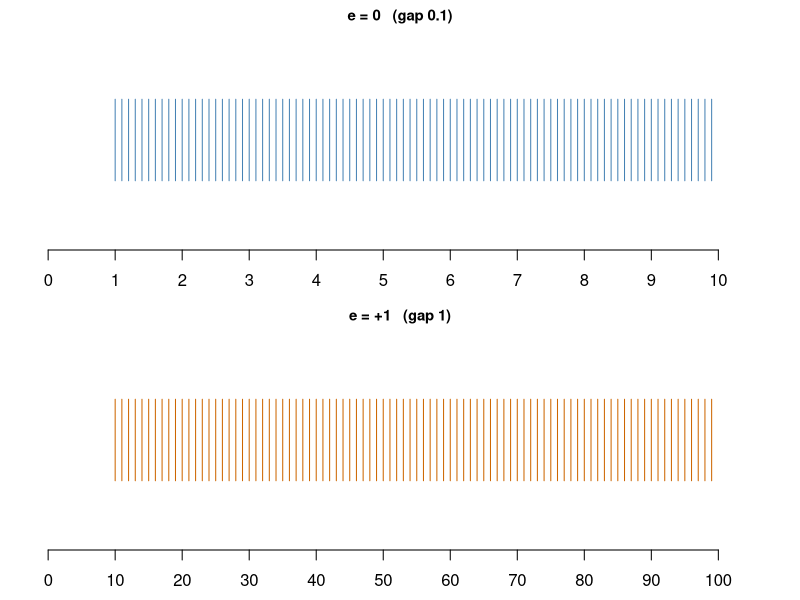

This figure's R source:
## ---- chunk 1
.Machine$integer.max
.Machine$integer.max + 1L    # NA, with a warning
## ---- chunk 2
50000L * 50000L   # integer * integer overflows
50000 * 50000      # double: fine
## ---- chunk 3
#| echo: false
#| fig-width: 8
#| fig-height: 3.2
par(mfrow = c(2, 1), mar = c(2.5, 1, 1.5, 1))
m0 <- (10:99) / 10; m1 <- 10:99
plot(NA, xlim = c(0, 10.5), ylim = c(0, 1), axes = FALSE, xlab = "", ylab = "",
     main = "e = 0   (gap 0.1)", cex.main = 0.9)
segments(m0, 0.3, m0, 0.7, col = "steelblue"); axis(1, at = 0:10)
plot(NA, xlim = c(0, 105), ylim = c(0, 1), axes = FALSE, xlab = "", ylab = "",
     main = "e = +1   (gap 1)", cex.main = 0.9)
segments(m1, 0.3, m1, 0.7, col = "darkorange3"); axis(1, at = seq(0, 100, 10))
## ---- chunk 4
.Machine$double.xmax
2^1024
## ---- chunk 5
.Machine$double.xmin
2^-1075
## ---- chunk 6
#| code-fold: false
.Machine$double.eps      # 2^-52
1 + 1e-16 == 1
2^53 + 1 == 2^53          # gap is now 2: the +1 is lost
## ---- chunk 7
A <- 1; B <- pnorm(10); true_b = pnorm(10, lower.tail = FALSE)
c(B = B, `A - B` = A - B, "True b" = true_b)             # B already rounded to exactly 1
## ---- chunk 8
x <- c(1, rep(1e-16, 1e4))
s <- 0; for (v in x) s <- s + v      # naive loop
c(loop = s - 1, sorted = sum(sort(x)) - 1, exact = 1e-12)
## ---- chunk 9
kahan_sum <- function(x) {
  s <- 0; c <- 0                       # c holds the running roundoff error
  for (v in x) { y <- v - c; t <- s + y; c <- (t - s) - y; s <- t }
  s
}
c(kahan = kahan_sum(x) - 1, builtin = sum(x) - 1, exact = 1e-12)
## ---- chunk 10
taylor_exp <- function(x, K = 100) sum(x^(0:K) / factorial(0:K))
c(naive = taylor_exp(-20), reciprocal = 1 / taylor_exp(20), true = exp(-20))
## ---- chunk 11
x <- c(1, 2, 3) + 1e8
c(one_pass = sum(x^2) - sum(x)^2 / 3, two_pass = sum((x - mean(x))^2))
## ---- chunk 12
var1 <- function(x) { n <- length(x); (sum(x^2) - sum(x)^2 / n) / (n - 1) }
M <- 10^(0:10)
t(sapply(M, function(m) { x <- c(1, 2, 3) + m; c(M = m, one_pass = var1(x)) }))
## ---- chunk 13
var_shifted <- function(x) { n <- length(x); d <- x - x[1]; (sum(d^2) - sum(d)^2 / n) / (n - 1) }
var_welford <- function(x) {
  m <- 0; S <- 0
  for (k in seq_along(x)) { m_old <- m; m <- m + (x[k] - m) / k; S <- S + (x[k] - m_old) * (x[k] - m) }
  S / (length(x) - 1)
}
x <- c(1, 2, 3) + 1e10
c(one_pass = var1(x), shifted = var_shifted(x), welford = var_welford(x))
## ---- chunk 14
x <- 1000
c(naive = exp(x) / (1 + exp(x)), stable = 1 / (1 + exp(-x)))
## ---- chunk 15
c(direct = 2^2000 / 2^2001, log_scale = exp(2000 * log(2) - 2001 * log(2)))
## ---- chunk 16
log_sum_exp <- function(l) { m <- max(l); m + log(sum(exp(l - m))) }
c(direct = log(sum(exp(c(2000, 2001, 2002)))), lse = log_sum_exp(c(2000, 2001, 2002)))
## ---- chunk 17
log_diff_exp <- function(lx, ly) lx + log1p(-exp(ly - lx))   # requires lx >= ly
log_diff_exp(2020, 2000)
## ---- chunk 18
#| message: false
c(mine = log_sum_exp(c(2000, 2001, 2002)),
  matrixStats = matrixStats::logSumExp(c(2000, 2001, 2002)))
## ---- chunk 19
#| code-fold: false
c(naive  = log(1 - pnorm(10)),     # pnorm(10) rounds to 1, so log(0) = -Inf
  log1p  = log1p(-pnorm(10)),      # log1p cannot recover digits already lost
  stable = pnorm(10, lower.tail = FALSE, log.p = TRUE))  # direct upper tail
## ---- chunk 20
#| code-fold: false
c(naive  = log(1 - pnorm(-10)),    # 1 - 7.6e-24 rounds to 1, so log gives 0
  log1p  = log1p(-pnorm(-10)),     # pnorm(-10) is accurate, so log1p is exact
  stable = pnorm(-10, lower.tail = FALSE, log.p = TRUE))  # direct upper tail
